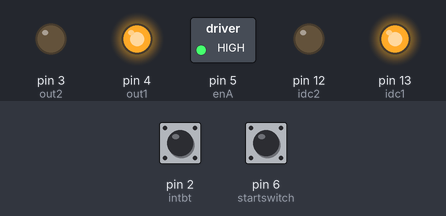
The sketch below on a simulated Arduino Uno, built with avr-gcc and run on an emulated ATmega328P. Shown: switched loads named in the sketch (green lamp = pin HIGH), output pins drawn as LEDs (lit = HIGH). The test bench sets the inputs (shaded band); at power-on: pin 2 (intbt) HIGH, pin 6 (startswitch) HIGH.

Above: at 1.2 s.
1.3 s: pin 2 (intbt) pulled LOW for 0.15 s
At 1.6 s:
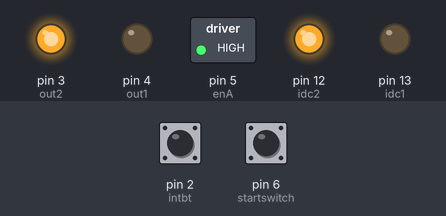
2.9 s: pin 6 (startswitch) pulled LOW for 0.15 s
At 2.97 s:
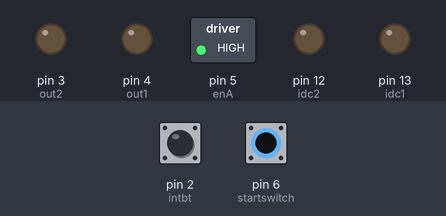
4.5 s: pin 2 (intbt) pulled LOW for 1 s
At 5.2 s:
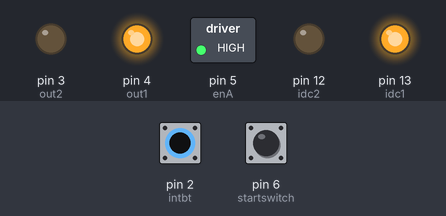
7.0 s: pin 2 (intbt) pulled LOW for 3.2 s
At 8.3 s:
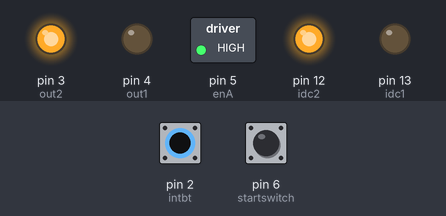
11.7 s: pin 6 (startswitch) pulled LOW for 3.2 s
At 13.1 s:
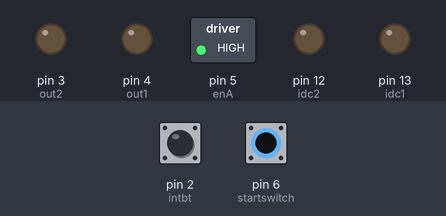
Timing chart, 0 to 16.4 s (numbered marks = the images above; inputs shaded):
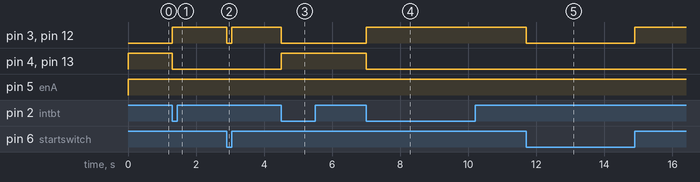

The sketch:

dc_control_2.0_auto.ino
```cpp
//Input pins
const int startswitch = 6; //start or end
const int intbt = 2; //Interrupt
//const int intbt2 = 3; //Interrupt 2
//const int PWMcon = A5;

//Output pins to L298 motor driver
const int enA = 5;
const int out1 = 4;
const int out2 = 3;

//Indicator output pins
const int idc1 = 13;
const int idc2 = 12;

//States: 0=LOW, 1=HIGH
int startstate;
int btState1 = 0; //Interrupt 1 state
//int btState2 = 0; //Interrupt 2 state
int o1State = 1;  //Output to L298 INT1
int o2State = 0;  //Output to L298 INT2

void setup() {
  //Control input pins
  pinMode(startswitch, INPUT_PULLUP);
  pinMode(intbt, INPUT_PULLUP);
  //pinMode(intbt2, INPUT_PULLUP);
  //pinMode(PWMcon, INPUT);

  //Motor driver output
  pinMode(enA, OUTPUT);
  pinMode(out1, OUTPUT);
  pinMode(out2, OUTPUT);

  //Indicator LED output
  pinMode(idc1, OUTPUT);
  pinMode(idc2, OUTPUT);


  //Set interrupt
  attachInterrupt(digitalPinToInterrupt(intbt), trigger, FALLING);
  //attachInterrupt(digitalPinToInterrupt(intbt2), trigger, RISING);
}

void loop() {
  /*
  //PWM value
  spd = analogRead(con);  //Read the value from the speed potentiometer input
  analogWrite(enA, spd);
  float spd_display = map(spd, 0, 255, 0, 10);   //Convert 0-255 scale to 0-10 scale
  spd_display = round(spd_display * 10) / 10.0;  //Round off to 1 d.p.
  */

  //Read switch state
  startstate = digitalRead(startswitch);

  //Direction control
  analogWrite(enA, 255);
  if (startstate == HIGH) {
    //Motor diver control
    digitalWrite(out1, o1State);
    digitalWrite(out2, o2State);

    //LED indicator
    digitalWrite(idc1, o1State);
    digitalWrite(idc2, o2State);
  }
  else {
    //Motor driver control
    digitalWrite(out1, LOW);
    digitalWrite(out2, LOW);

    //LED indicator
    digitalWrite(idc1, LOW);
    digitalWrite(idc2, LOW);
  }
}

//When the interrupt button is pressed, change the direction, ie the states of the two outputs
void trigger() {
  o1State = !o1State;
  o2State = !o2State;
}
```

Measured:
- after the input at 1.3 s, pin 3 (out2), pin 12 (idc2): LOW → HIGH at once; pin 4 (out1), pin 13 (idc1): HIGH → LOW at once
- after the input at 2.9 s, pin 3 (out2), pin 12 (idc2): HIGH → LOW at once, → HIGH 0.15 s later
- after the input at 4.5 s, pin 3 (out2), pin 12 (idc2): HIGH → LOW at once; pin 4 (out1), pin 13 (idc1): LOW → HIGH at once
- after the input at 7.0 s, pin 3 (out2), pin 12 (idc2): LOW → HIGH at once; pin 4 (out1), pin 13 (idc1): HIGH → LOW at once
- after the input at 11.7 s, pin 3 (out2), pin 12 (idc2): HIGH → LOW at once, → HIGH 3.2 s later
